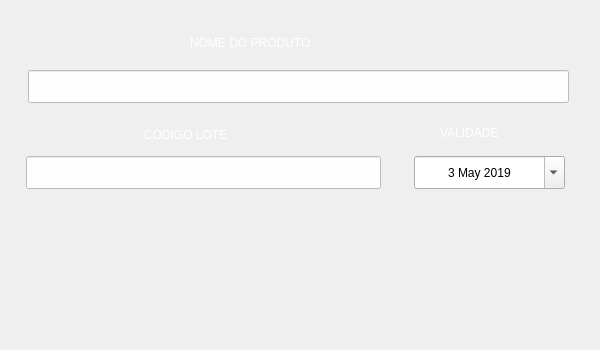
<?xml version="1.0" encoding="UTF-8"?>
<ui version="4.0">
 <class>TelaEditar</class>
 <widget class="QMainWindow" name="TelaEditar">
  <property name="geometry">
   <rect>
    <x>0</x>
    <y>0</y>
    <width>600</width>
    <height>350</height>
   </rect>
  </property>
  <property name="sizePolicy">
   <sizepolicy hsizetype="Fixed" vsizetype="Fixed">
    <horstretch>0</horstretch>
    <verstretch>0</verstretch>
   </sizepolicy>
  </property>
  <property name="minimumSize">
   <size>
    <width>600</width>
    <height>350</height>
   </size>
  </property>
  <property name="maximumSize">
   <size>
    <width>600</width>
    <height>350</height>
   </size>
  </property>
  <property name="windowTitle">
   <string>Editar</string>
  </property>
  <property name="windowIcon">
   <iconset>
    <normalon>../Imagens/icone.png</normalon>
   </iconset>
  </property>
  <widget class="QWidget" name="Editar">
   <property name="sizePolicy">
    <sizepolicy hsizetype="Fixed" vsizetype="Fixed">
     <horstretch>0</horstretch>
     <verstretch>0</verstretch>
    </sizepolicy>
   </property>
   <widget class="QPushButton" name="PlanodeFundo">
    <property name="geometry">
     <rect>
      <x>-10</x>
      <y>-4</y>
      <width>650</width>
      <height>430</height>
     </rect>
    </property>
    <property name="sizePolicy">
     <sizepolicy hsizetype="Expanding" vsizetype="Expanding">
      <horstretch>0</horstretch>
      <verstretch>0</verstretch>
     </sizepolicy>
    </property>
    <property name="font">
     <font>
      <stylestrategy>NoAntialias</stylestrategy>
     </font>
    </property>
    <property name="focusPolicy">
     <enum>Qt::NoFocus</enum>
    </property>
    <property name="contextMenuPolicy">
     <enum>Qt::NoContextMenu</enum>
    </property>
    <property name="acceptDrops">
     <bool>true</bool>
    </property>
    <property name="autoFillBackground">
     <bool>false</bool>
    </property>
    <property name="text">
     <string notr="true"/>
    </property>
    <property name="icon">
     <iconset>
      <normalon>../Imagens/grr segunda tela.png</normalon>
     </iconset>
    </property>
    <property name="iconSize">
     <size>
      <width>850</width>
      <height>600</height>
     </size>
    </property>
    <property name="shortcut">
     <string notr="true"/>
    </property>
    <property name="autoRepeat">
     <bool>false</bool>
    </property>
    <property name="autoExclusive">
     <bool>false</bool>
    </property>
    <property name="autoDefault">
     <bool>false</bool>
    </property>
    <property name="flat">
     <bool>true</bool>
    </property>
   </widget>
   <widget class="QLabel" name="NOMEDOPRODUTO">
    <property name="geometry">
     <rect>
      <x>190</x>
      <y>28</y>
      <width>215</width>
      <height>29</height>
     </rect>
    </property>
    <property name="styleSheet">
     <string notr="true">color: rgb(255, 255, 255);
font: 75 15pt &quot;COCOGOOSE &quot;;</string>
    </property>
    <property name="text">
     <string>NOME DO PRODUTO</string>
    </property>
   </widget>
   <widget class="QLabel" name="CODIGOLOTE">
    <property name="geometry">
     <rect>
      <x>144</x>
      <y>120</y>
      <width>147</width>
      <height>29</height>
     </rect>
    </property>
    <property name="layoutDirection">
     <enum>Qt::RightToLeft</enum>
    </property>
    <property name="styleSheet">
     <string notr="true">color: rgb(255, 255, 255);
font: 75 15pt &quot;COCOGOOSE &quot;;</string>
    </property>
    <property name="text">
     <string>CÓDIGO LOTE</string>
    </property>
   </widget>
   <widget class="QLabel" name="VALIDADE">
    <property name="geometry">
     <rect>
      <x>440</x>
      <y>118</y>
      <width>103</width>
      <height>29</height>
     </rect>
    </property>
    <property name="layoutDirection">
     <enum>Qt::RightToLeft</enum>
    </property>
    <property name="styleSheet">
     <string notr="true">color: rgb(255, 255, 255);
font: 75 15pt &quot;COCOGOOSE &quot;;</string>
    </property>
    <property name="text">
     <string>VALIDADE</string>
    </property>
   </widget>
   <widget class="QDateEdit" name="dateEdit">
    <property name="geometry">
     <rect>
      <x>414</x>
      <y>156</y>
      <width>151</width>
      <height>33</height>
     </rect>
    </property>
    <property name="cursor">
     <cursorShape>PointingHandCursor</cursorShape>
    </property>
    <property name="contextMenuPolicy">
     <enum>Qt::PreventContextMenu</enum>
    </property>
    <property name="layoutDirection">
     <enum>Qt::LeftToRight</enum>
    </property>
    <property name="styleSheet">
     <string notr="true">font: 14pt &quot;Bahnschrift&quot;;</string>
    </property>
    <property name="alignment">
     <set>Qt::AlignCenter</set>
    </property>
    <property name="buttonSymbols">
     <enum>QAbstractSpinBox::UpDownArrows</enum>
    </property>
    <property name="correctionMode">
     <enum>QAbstractSpinBox::CorrectToNearestValue</enum>
    </property>
    <property name="date">
     <date>
      <year>2019</year>
      <month>5</month>
      <day>3</day>
     </date>
    </property>
    <property name="maximumDate">
     <date>
      <year>2200</year>
      <month>12</month>
      <day>31</day>
     </date>
    </property>
    <property name="minimumDate">
     <date>
      <year>2019</year>
      <month>1</month>
      <day>1</day>
     </date>
    </property>
    <property name="currentSection">
     <enum>QDateTimeEdit::DaySection</enum>
    </property>
    <property name="calendarPopup">
     <bool>true</bool>
    </property>
   </widget>
   <widget class="QPushButton" name="btn_Salvar">
    <property name="geometry">
     <rect>
      <x>200</x>
      <y>258</y>
      <width>201</width>
      <height>61</height>
     </rect>
    </property>
    <property name="cursor">
     <cursorShape>PointingHandCursor</cursorShape>
    </property>
    <property name="text">
     <string/>
    </property>
    <property name="icon">
     <iconset>
      <normalon>../Imagens/btn_Salvar.png</normalon>
     </iconset>
    </property>
    <property name="iconSize">
     <size>
      <width>200</width>
      <height>200</height>
     </size>
    </property>
    <property name="flat">
     <bool>true</bool>
    </property>
   </widget>
   <widget class="QLabel" name="labelAlerta">
    <property name="geometry">
     <rect>
      <x>190</x>
      <y>214</y>
      <width>233</width>
      <height>27</height>
     </rect>
    </property>
    <property name="font">
     <font>
      <family>Bahnschrift</family>
      <pointsize>16</pointsize>
      <weight>50</weight>
      <italic>false</italic>
      <bold>false</bold>
     </font>
    </property>
    <property name="cursor">
     <cursorShape>ArrowCursor</cursorShape>
    </property>
    <property name="contextMenuPolicy">
     <enum>Qt::NoContextMenu</enum>
    </property>
    <property name="layoutDirection">
     <enum>Qt::LeftToRight</enum>
    </property>
    <property name="styleSheet">
     <string notr="true">color: rgb(255, 85, 255);
selection-color: rgb(255, 240, 250);
font: 16pt &quot;Bahnschrift&quot;;</string>
    </property>
    <property name="frameShape">
     <enum>QFrame::NoFrame</enum>
    </property>
    <property name="text">
     <string/>
    </property>
    <property name="textFormat">
     <enum>Qt::AutoText</enum>
    </property>
   </widget>
   <widget class="QPushButton" name="btn_Voltar">
    <property name="geometry">
     <rect>
      <x>26</x>
      <y>12</y>
      <width>53</width>
      <height>33</height>
     </rect>
    </property>
    <property name="text">
     <string/>
    </property>
    <property name="icon">
     <iconset>
      <normalon>../Imagens/btn_Voltar.png</normalon>
     </iconset>
    </property>
    <property name="iconSize">
     <size>
      <width>40</width>
      <height>40</height>
     </size>
    </property>
    <property name="flat">
     <bool>true</bool>
    </property>
   </widget>
   <widget class="QLineEdit" name="PegarCodigo">
    <property name="geometry">
     <rect>
      <x>26</x>
      <y>156</y>
      <width>355</width>
      <height>33</height>
     </rect>
    </property>
    <property name="styleSheet">
     <string notr="true">color: rgb(0, 0, 0);
background-color: rgba(255, 255, 255, 233);
font: 14pt &quot;Bahnschrift&quot;;</string>
    </property>
   </widget>
   <widget class="QLineEdit" name="PegarNome">
    <property name="geometry">
     <rect>
      <x>28</x>
      <y>70</y>
      <width>541</width>
      <height>33</height>
     </rect>
    </property>
    <property name="styleSheet">
     <string notr="true">color: rgb(0, 0, 0);
background-color: rgba(255, 255, 255, 233);
font: 14pt &quot;Bahnschrift&quot;;</string>
    </property>
   </widget>
  </widget>
 </widget>
 <resources/>
 <connections/>
</ui>
